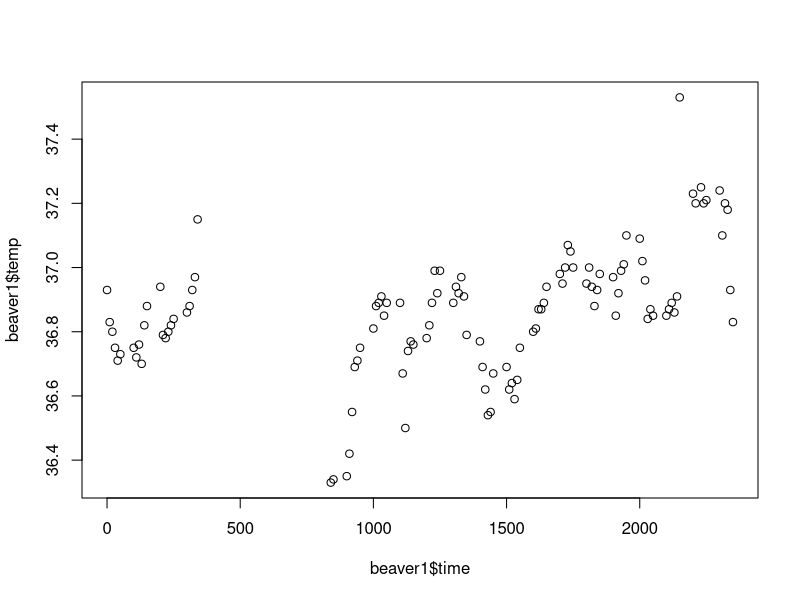
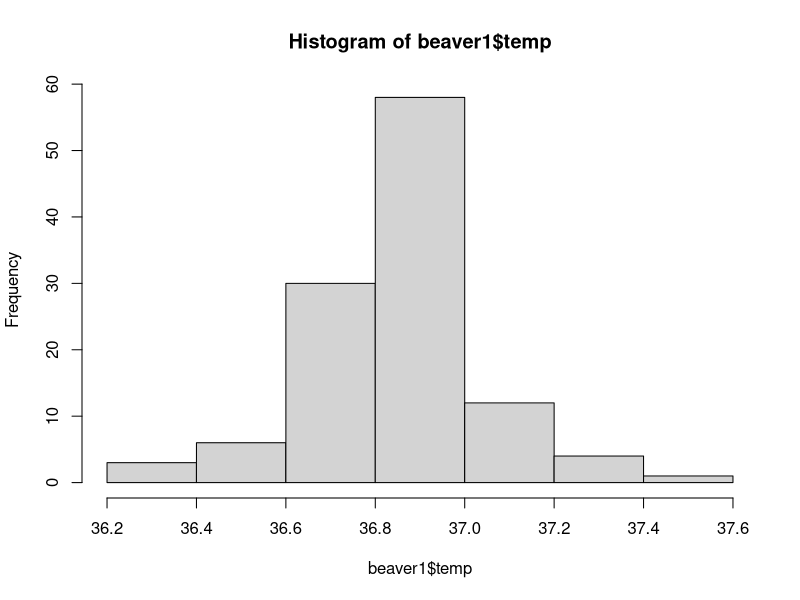
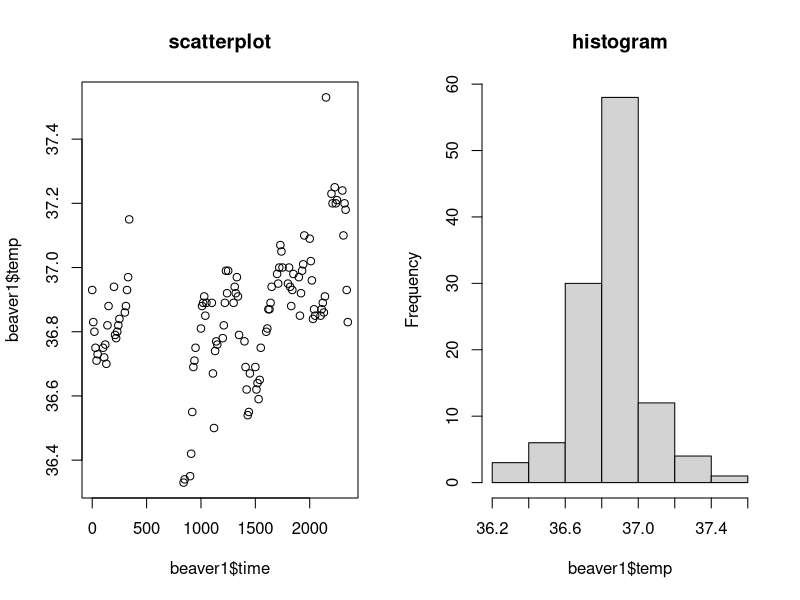
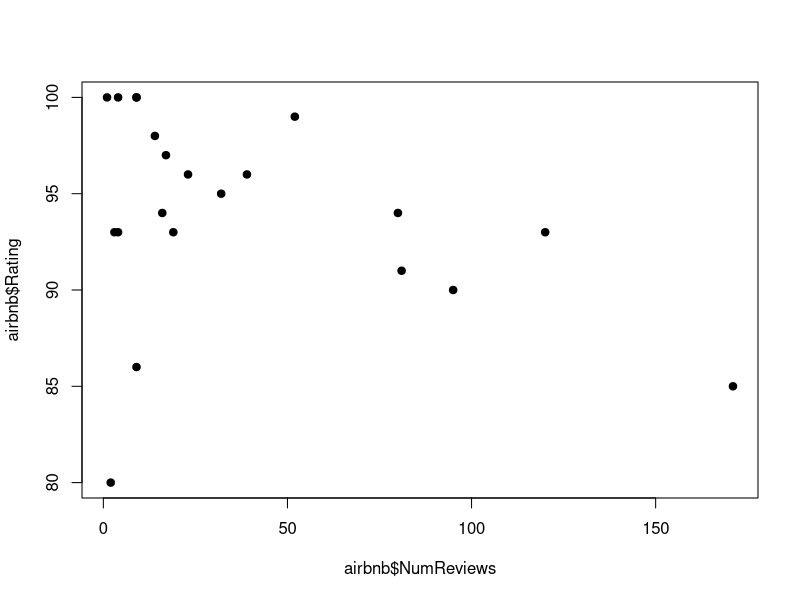
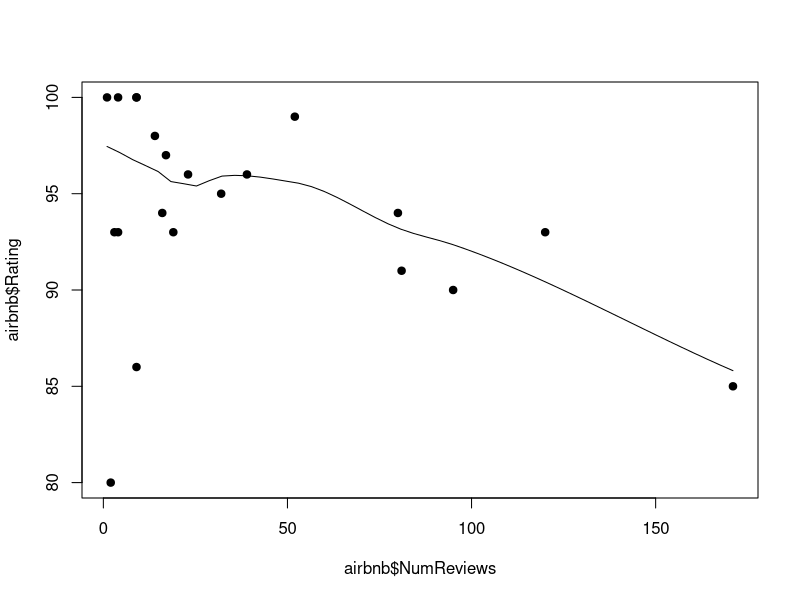

Here is the R script that generated these plots, in order:
# Beginning R
# 9/21/18
# NCSU Libraries 
# Purpose: Exercise file to complete during the Beginning R workshop

# Section 1: Beginning Data Exploration Tasks

# 1. There are some data sets already loaded in R. Let's look at mtcars.
mtcars

# 2. See the first six rows of the data with head().
head(mtcars) # note: tail(mtcars) will give you the last six rows.

# 3. To see more datasets built into R, run data():
data()

## Let's do some data exploration tasks using the dataset mtcars. 
# 4. Get the dimensions of a dataset using dim().
dim(mtcars)

# 5. Get a quick statistical summary of a dataset using summary().
summary(mtcars)

# 6. Figure out what the variables are in a dataset using names()
names(mtcars)

# 7. Access one variable from a dataset using the $ to separate 
# the dataset name and the variable.
mtcars$mpg

# 8. Take the mean of one variable from a dataset using mean()
mean(mtcars$mpg)

# 9. Display the structure of mtcars using str()
# This is useful for seeing the data types of each variable.
str(mtcars)

# 10. See what type of R object mtcars is using class().
class(mtcars)

# 11. See what type of R object a variable is. 
class(mtcars$mpg)

# Note that mtcars is a data.frame object in R. Data frames are lists 
# of vectors of equal length. You can think of this as a spreadsheet-like
# tabular data structure. Many of the datasets that are built into R 
# are data frames. 

# 12. Practice. Find the dimensions of the dataset trees using dim().


# 13. Practice. Get a quick statistical summary of the dataset trees using summary(). 


# 14. Practice. Print the values of the Height variable in the dataset trees using $.


# 15. Practice. Use str() to find out the structure of trees.


# 16. Practice. Find the mean of the variable Girth in the trees dataset. 


# Section 2. Dataset modification: Adding/removing variables, subsetting, ordering

# 17. Let's create a new variable to add to the trees dataset: ghRatio
# This variable will be the ratio of Girth to Height.

trees["ghRatio"] = trees$Girth/trees$Height

trees  # run this to check that the new variable was added

# 18. Let's remove the variable Volume.

trees$Volume = NULL

trees 

# 19. Let's create a data subset called 'bigTrees' of trees with Girth > 15.0

bigTrees <- subset(trees, Girth > 15.0)

bigTrees

# 20. Let's sort the bigTrees dataset by Girth in ascending order (smallest to largest).

bigTrees <- bigTrees[order(bigTrees$Girth),] 

# 21. Now sort by Girth in descending order (largest to smallest).
# Use the - sign to make it descending order.

bigTrees <- bigTrees[order(-bigTrees$Girth),] 

# 22. Practice. Let's look at the dataset beaver1. This dataset measures a beaver's
# body temperature data. For more info: https://stat.ethz.ch/R-manual/R-devel/library/datasets/html/beavers.html


# 23. Practice. Create a data subset called activeBeaver, where activ == 1. 
# Note: == is an R logical operator. For more info, see: https://www.statmethods.net/management/operators.html

activeBeaver <- 
  
# 24. Practice. Find the mean of the temp variable in activeBeaver. Store the value in a variable meanTemp.

meanTemp <- 

# 25. Practice. Create a new variable in activeBeaver, diffMean, that calculates how far 
# the temp variable is from the mean. Use this formula: activeBeaver$temp - meanTemp


# 26. Practice. Remove the variable day from the activeBeaver dataset. 



# Section 3. Quick graphing using plot() functions 

# 27. Let's use the beaver1 dataset. 
# Make a scatter plot using plot() with x=time and y=temp
plot(beaver1$time,beaver1$temp)

# 28. Make a histogram of the temp variable.
hist(beaver1$temp)

# 29. Put the two plots side by side.
par(mfrow=c(1,2)) #this creates one plot with 2 panels
plot(beaver1$time, beaver1$temp, main="scatterplot")
hist(beaver1$temp, main="histogram")

par(mfrow=c(1,1)) # reset back to single plot layout

# 30. Practice. Using the mtcars dataset, make a scatterplot
# of the variables mpg and hp. 


# 31. Practice. Using the mtcars dataset, make a histogram of mpg.



# 32. Practice. Place the scatterplot and histogram side by side.



# Section 4. Loading in an external R package and Excel file. 

# 33. We have been using built-in functions in R. What other built-in functions are there?
builtins()

# 34. look up the documentation for a function using ?
?attributes

# 35. Let's install an R package which has more functions we can use. 
# R packages are external libraries of functions that extend the capability of R. 

install.packages("readxl")

# 36. Load the package readxl into the current R session. 
library(readxl)

# Now we're going to read in the excel file.
# 37. First, find out what R thinks your working directory is.
getwd()

# 38. Next, set your working directory to the folder where your dataset is.
# In the Files tab, make sure you are in the folder where your dataset is. If you aren't,
# navigate to that folder by clicking the ... button.
# Once in the folder, click More > Set as Working Directory.

# 39. Check your wd again. You should now be in the correct folder.
getwd()

# 40. Read in the file.
airbnb <- read_excel("airbnb.xlsx")

airbnb


# Section 5. Data Exporting

# 41. Create a subset of airbnb where Room Type equals Entire home/apt. 
airbnb_entire <- subset(airbnb, `Room Type` == "Entire home/apt") 

airbnb_entire

# 42. Export this data subset to a CSV file. Make sure your working directory is set to the folder
# where you want the data to be saved OR you have put in the full file path.

write.csv(airbnb_entire, file="airbnb_entire_homes.csv")

# 43. Practice. Create a subset of airbnb where Rating > 95. Then export the file as 
# "airbnb_highest_ratings.csv". 



# Section 6. Correlation and Building a Linear Model 

# 44. Is there a relationship between number of reviews and the rating?
# Create a scatter plot with filled dots.
plot(airbnb$NumReviews, airbnb$Rating, pch=19)

# 45. Fit the scatter plot with a LOESS curve.
scatter.smooth(airbnb$NumReviews, airbnb$Rating, pch=19)  # scatterplot

# 46. Calculate the correlation between NumReviews (x) and Rating (y)
cor(airbnb$NumReviews, airbnb$Rating)

# 47. Build a linear model. Build a linear model. lm(Response ~ Terms, dataset)
linearMod <- lm(Rating ~ NumReviews, data=airbnb)

# 48. See the model summary. Evaluate p-value for significance.
summary(linearMod)

# 49. Practice. Calculate the correlation between Beds (x) and Price (y).


# 50. Practice. Build a linear model using the Price (response) and Beds (term) variables. Name it linearBP.


# 51. Practice. See the model summary. Is there a significant relationship between these variables?




# Workshop Evaluation
# Please visit https://go.ncsu.edu/libeval to evaluate this workshop before you leave! THANK YOU!

# Resources
# For more help with base R, please see the Base R Cheat Sheet: https://www.rstudio.com/wp-content/uploads/2016/05/base-r.pdf
# For cheatsheats on other popular R packages, visit https://www.rstudio.com/resources/cheatsheets/
# For resources on learning R, see https://education.rstudio.com/learn/beginner/.

# Future workshops
# Please see https://go.ncsu.edu/workshops to see upcoming workshops at NCSU Libraries